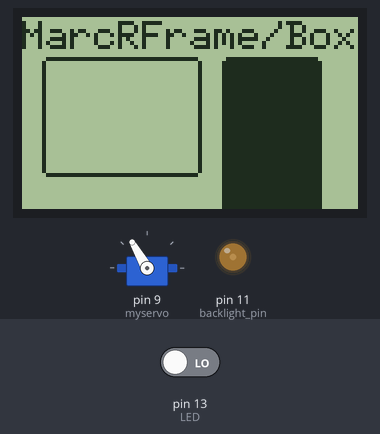
Bench run of a sketch on a simulated Arduino Uno, built with avr-gcc and run on an emulated ATmega328P. Shown: servo, 84×48 one-colour display, output pins drawn as LEDs (lit = HIGH). Inputs (shaded band) come from the test bench; at power-on: pin 13 (LED) LOW. Random numbers use the default seed unless the sketch sets one; what the sketch prints to the serial monitor is not drawn.

Above: at 4.71 s.
At 15.6 s:
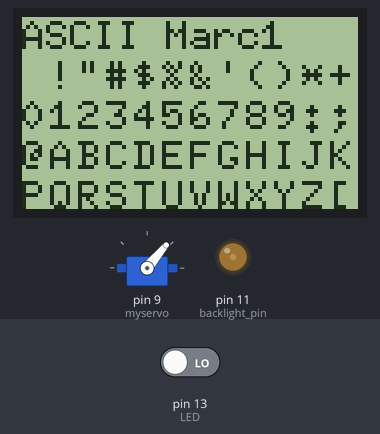
At 22.4 s:
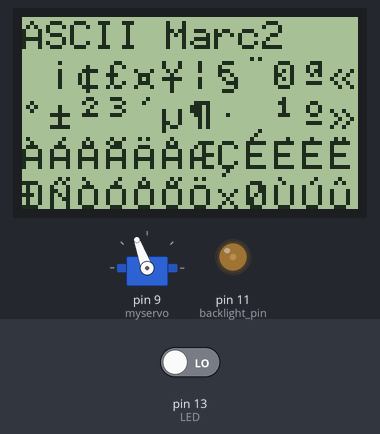
At 27.4 s:
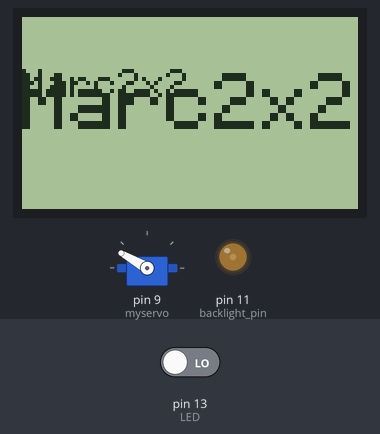
Timing chart, 0 to 40.0 s (numbered marks = the images above):
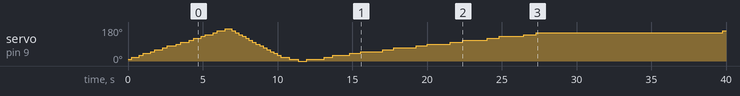

Measured:
- by itself, servo on pin 9 (myservo): 10° → 20° at 0.25 s, → 30° 0.51 s later, → 40° 0.25 s later, → 50° 0.51 s later, … (49 changes in this stretch)
- what the display in image 0 shows lasts 0.5 s, from 4.5 s to 5.0 s
- what the display in image 1 shows lasts 6.0 s, from 15.4 s to 21.4 s

The sketch:

Lego_ecran_srv.ino
```cpp
/*
Lego Marc

Ecran Nokia 5110
15/11/2016: implantation code, graphique, rotation, attaque
24/11/2016: rajout Servomoteur + led 13

*/
#include "U8glib.h"


U8GLIB_PCD8544 u8g(3, 4, 7, 5, 6);  // CLK=3, DIN=4, CE=7, DC=5, RST=6, light=11, VCC=+3,3

#include <Servo.h>
Servo myservo;  // create servo object to control a servo
int pos = 0;    // variable to store the servo position
int sense =0; // 0 sense aiguille 1 inverse
int compt = 0; //compteur srv

#define backlight_pin 11

byte Menu = 0; //menu pour défilement

#define LED 13       //patte led

//nasa

const uint8_t brainy_bitmap[] PROGMEM ={ //logo Nasa
0x00, 0x00, 0x00, 0x00, 0x00, 0x00, 0x00, 0x00, 0x00, 0x00, 0x00, 0x00, 0x00, 0x00, 0x3D, 0xE0,
0x00, 0x00, 0x00, 0x00, 0xFD, 0xF8, 0x00, 0x00, 0x00, 0x03, 0xFF, 0xDE, 0x00, 0x00, 0x00, 0x07,
0xFA, 0xDF, 0x00, 0x00, 0x00, 0x0F, 0xFE, 0xDF, 0xC0, 0x00, 0x00, 0x1F, 0xC9, 0xFF, 0xE0, 0x00,
0x00, 0x3E, 0x66, 0xFF, 0xE0, 0x00, 0x00, 0x7C, 0x0F, 0xFF, 0xF0, 0x00, 0x00, 0x79, 0xC7, 0xDF,
0xF8, 0x20, 0x00, 0xF8, 0xA3, 0xDF, 0xF8, 0x40, 0x01, 0xFA, 0x19, 0xFF, 0xFD, 0x80, 0x01, 0xFB,
0x3C, 0xFF, 0xFF, 0x00, 0x01, 0xFB, 0xFE, 0x7F, 0xFE, 0x00, 0x03, 0xFB, 0xFF, 0x3F, 0xFE, 0x00,
0x03, 0xF9, 0xFF, 0x1F, 0xFE, 0x00, 0x03, 0xF9, 0xFF, 0x8F, 0xFF, 0x00, 0x07, 0xF9, 0xFF, 0xCF,
0xFF, 0x00, 0x04, 0x30, 0x87, 0xC1, 0x87, 0x00, 0x04, 0x10, 0x87, 0x81, 0x87, 0x00, 0x06, 0x10,
0x83, 0x01, 0x83, 0x00, 0x06, 0x02, 0x03, 0x01, 0x83, 0x80, 0x06, 0x02, 0x03, 0x01, 0x03, 0x80,
0x06, 0x03, 0x01, 0x01, 0x03, 0x80, 0x06, 0x03, 0x01, 0x80, 0x01, 0x80, 0x06, 0x03, 0x01, 0x20,
0x01, 0x80, 0x06, 0x43, 0x00, 0x00, 0x21, 0x00, 0x04, 0x00, 0x00, 0x00, 0x20, 0x00, 0x07, 0xFE,
0x47, 0x06, 0x7F, 0x00, 0x07, 0xFF, 0xE7, 0xFF, 0x5F, 0x00, 0x03, 0xFF, 0xE3, 0xFF, 0x43, 0x00,
0x03, 0xFF, 0xF1, 0xFF, 0x02, 0x00, 0x03, 0xFE, 0x78, 0xFC, 0x32, 0x00, 0x01, 0xCE, 0x78, 0xFF,
0x36, 0x00, 0x01, 0x0F, 0xFF, 0xFD, 0x0C, 0x00, 0x01, 0xC9, 0xFF, 0xCC, 0x44, 0x00, 0x00, 0xEF,
0x3F, 0x80, 0x40, 0x00, 0x00, 0x7E, 0xFB, 0xF0, 0xF8, 0x00, 0x00, 0x7E, 0xBB, 0xFF, 0xF0, 0x00,
0x00, 0x3F, 0xFF, 0xFF, 0xE0, 0x00, 0x00, 0x3E, 0x7F, 0xFE, 0xE0, 0x00, 0x00, 0x0E, 0x7F, 0xFF,
0xC0, 0x00, 0x00, 0x07, 0xFF, 0xFF, 0x00, 0x00, 0x00, 0x03, 0xFF, 0xFE, 0x00, 0x00, 0x00, 0x00,
0xFF, 0xF8, 0x00, 0x00, 0x00, 0x00, 0x3F, 0xE0, 0x00, 0x00, 0x00, 0x00, 0x00, 0x00, 0x00, 0x00,
0x00, 0x00, 0x00, 0x00, 0x00, 0x00, 0x01, 0xFF, 0x42, 0x42, 0x42, 0xFF, 0x45, 0x45, 0x45, 0xFF,
0x46, 0x46,
};

void draw4(void) {
  u8g.drawBitmapP( 37, 0, 6, 50, brainy_bitmap);  // put bitmap
  u8g.setFont(u8g_font_profont11);  // select font
  u8g.drawStr(0, 15, "Marc ");  // put string of display at position X, Y
  u8g.drawStr(0, 35, "Attaque: ");
  u8g.setPrintPos(15, 15);  // set position

  delay(2000);

}

//Rotation
uint8_t offset = 0;

void draw2(void) {
  // graphic commands to redraw the complete screen should be placed here
  u8g.setFont(u8g_font_unifont);
  u8g.drawStr( 0+0, 20+0, "Marc!");
  u8g.drawStr( 0+2, 20+16, "Attaque!");

  u8g.drawBox(0, 0, 3, 3);
  u8g.drawBox(u8g.getWidth()-6, 0, 6, 6);
  u8g.drawBox(u8g.getWidth()-9, u8g.getHeight()-9, 9, 9);
  u8g.drawBox(0, u8g.getHeight()-12, 12, 12);
}

void rotate(void) {
  static  uint8_t dir = 0;
  static  unsigned long next_rotation = 0;

  if ( next_rotation < millis() )
  {
    switch(dir) {
      case 0: u8g.undoRotation(); break;
      case 1: u8g.setRot90(); break;
      case 2: u8g.setRot180(); break;
      case 3: u8g.setRot270(); offset = ( offset + 1 ) & 0x0f; Menu=100; u8g.undoRotation(); break;
          }

    dir++;
    dir &= 3;
    next_rotation = millis();
    next_rotation += 1000;
  }
}

//Graphique
void u8g_prepare(void) {
  u8g.setFont(u8g_font_6x10);
  u8g.setFontRefHeightExtendedText();
  u8g.setDefaultForegroundColor();
  u8g.setFontPosTop();
}

void u8g_box_frame(uint8_t a) {
  u8g.drawStr( 0, 0, "MarcBox");
  u8g.drawBox(5,10,20,10);
  u8g.drawBox(10+a,15,30,7);
  u8g.drawStr( 0, 30, "MarcFrame");
  u8g.drawFrame(5,10+30,20,10);
  u8g.drawFrame(10+a,15+30,30,7);
}

void u8g_disc_circle(uint8_t a) {
  u8g.drawStr( 0, 0, "MarcDisc");
  u8g.drawDisc(10,18,9);
  u8g.drawDisc(24+a,16,7);
  u8g.drawStr( 0, 30, "MarcCircle");
  u8g.drawCircle(10,18+30,9);
  u8g.drawCircle(24+a,16+30,7);
}

void u8g_r_frame(uint8_t a) {
  u8g.drawStr( 0, 0, "MarcRFrame/Box");
  u8g.drawRFrame(5, 10,40,30, a+1);
  u8g.drawRBox(50, 10,25,40, a+1);
}

void u8g_string(uint8_t a) {
  u8g.drawStr(30+a,31, " 0");
  u8g.drawStr90(30,31+a, " 90");
  u8g.drawStr180(30-a,31, " 180");
  u8g.drawStr270(30,31-a, " 270");
}

void u8g_line(uint8_t a) {
  u8g.drawStr( 0, 0, "MarcLine");
  u8g.drawLine(7+a, 10, 40, 55);
  u8g.drawLine(7+a*2, 10, 60, 55);
  u8g.drawLine(7+a*3, 10, 80, 55);
  u8g.drawLine(7+a*4, 10, 100, 55);
}

void u8g_triangle(uint8_t a) {
  uint16_t offset = a;
  u8g.drawStr( 0, 0, "MarcTriangle");
  u8g.drawTriangle(14,7, 45,30, 10,40);
  u8g.drawTriangle(14+offset,7-offset, 45+offset,30-offset, 57+offset,10-offset);
  u8g.drawTriangle(57+offset*2,10, 45+offset*2,30, 86+offset*2,53);
  u8g.drawTriangle(10+offset,40+offset, 45+offset,30+offset, 86+offset,53+offset);
}

void u8g_ascii_1() {
  char s[2] = " ";
  uint8_t x, y;
  u8g.drawStr( 0, 0, "ASCII Marc1");
  for( y = 0; y < 6; y++ ) {
    for( x = 0; x < 16; x++ ) {
      s[0] = y*16 + x + 32;
      u8g.drawStr(x*7, y*10+10, s);
    }
  }
}

void u8g_ascii_2() {
  char s[2] = " ";
  uint8_t x, y;
  u8g.drawStr( 0, 0, "ASCII Marc2");
  for( y = 0; y < 6; y++ ) {
    for( x = 0; x < 16; x++ ) {
      s[0] = y*16 + x + 160;
      u8g.drawStr(x*7, y*10+10, s);
    }
  }
}

void u8g_extra_page(uint8_t a)
{
  if ( u8g.getMode() == U8G_MODE_HICOLOR || u8g.getMode() == U8G_MODE_R3G3B2) {
    /* draw background (area is 128x128) */
    u8g_uint_t r, g, b;
    b = a << 5;
    for( g = 0; g < 64; g++ )
    {
      for( r = 0; r < 64; r++ )
      {
	u8g.setRGB(r<<2, g<<2, b );
	u8g.drawPixel(g, r);
      }
    }
    u8g.setRGB(255,255,255);
    u8g.drawStr( 66, 0, "Color Marc");
  }
  else if ( u8g.getMode() == U8G_MODE_GRAY2BIT )
  {
    u8g.drawStr( 66, 0, "Gray Marc");
    u8g.setColorIndex(1);
    u8g.drawBox(0, 4, 64, 32);
    u8g.drawBox(70, 20, 4, 12);
    u8g.setColorIndex(2);
    u8g.drawBox(0+1*a, 4+1*a, 64-2*a, 32-2*a);
    u8g.drawBox(74, 20, 4, 12);
    u8g.setColorIndex(3);
    u8g.drawBox(0+2*a, 4+2*a, 64-4*a, 32-4*a);
    u8g.drawBox(78, 20, 4, 12);
  }
  else
  {
    u8g.drawStr( 0, 12, "Marc2x2");
    u8g.setScale2x2();
    u8g.drawStr( 0, 6+a, "Marc2x2");
    u8g.undoScale();
    Menu= 100; //pour sortir de la boucle

  }
}


uint8_t draw_state = 0;

void draw(void) {
  u8g_prepare();
  switch(draw_state >> 3) {
    case 0: u8g_box_frame(draw_state&7); break;
    case 1: u8g_disc_circle(draw_state&7); break;
    case 2: u8g_r_frame(draw_state&7); break;
    case 3: u8g_string(draw_state&7); break;
    case 4: u8g_line(draw_state&7); break;
    case 5: u8g_triangle(draw_state&7); break;
    case 6: u8g_ascii_1(); break;
    case 7: u8g_ascii_2(); break;
    case 8: u8g_extra_page(draw_state&7); break;
    //case 9: Menu= Menu+1; Serial.println(Menu); break;
  }
}

void setup(void) {
 myservo.attach(9);  // attaches the servo on pin 9 to the servo object
  //clignotement led


  // flip screen, if required
  //u8g.setRot180();


//  pinMode(13, OUTPUT);
//  digitalWrite(13, HIGH);

  analogWrite(backlight_pin, 50);  /* Set the Backlight intensity */
  Serial.begin(9600);          //  setup serial

}

void loop(void) {
  digitalWrite(LED,-(digitalRead(LED)));

  //Servo moteur
  compt += 1; //compteur nb cycle

  if (compt < 3){
 if (sense == 0){
 pos += 10;
    // in steps of 1 degree
    myservo.write(pos);              // tell servo to go to position in variable 'pos'


    if (pos == 180){sense = 1;}

  }
  }
  else
  compt = 0; //raz compteur

  if (compt < 3){
 if (sense == 1){
 pos -= 10;
    // in steps of 1 degree
    myservo.write(pos);              // tell servo to go to position in variable 'pos'
    if (pos == 0){sense = 0;}

  }
  }
  else
  compt = 0; //raz compteur


  // picture loop
  u8g.firstPage();

 if (Menu==0){Menu = 1;}

  if (Menu == 1){
  do {
    draw();
  } while( u8g.nextPage() );

  // increase the state
  draw_state++;
  if ( draw_state >= 9*8 )
    draw_state = 0;

  // rebuild the picture after some delay
  delay(150);
}

if(Menu == 2){ //rotate attaque
   rotate();
  u8g.firstPage();
  do {
    draw2();
  } while( u8g.nextPage() );

  // rebuild the picture after some delay
  delay(100);
  }

if(Menu == 3){  //Nasa

  u8g.firstPage();
  do {
    draw4();
  } while( u8g.nextPage() );


  Menu = 100;
  }

if( Menu == 100){ //sortir boucle + nb aleatoire

 Menu = random(0,4);
 Serial.print("Menu =");
 Serial.println(Menu);
  }


}
```
